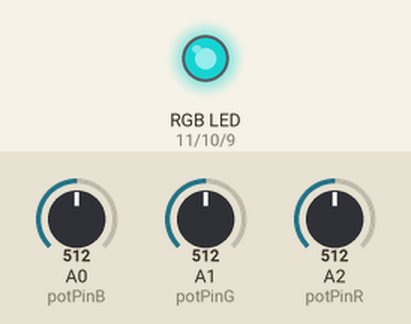
The sketch below on a simulated Arduino Uno, built with avr-gcc and run on an emulated ATmega328P. Parts: an RGB LED mixed from three pins (HIGH = lit). The test bench sets the inputs (shaded band); at power-on: A0 (potPinB) = 512, A1 (potPinG) = 512, A2 (potPinR) = 512. Dim RGB values are drawn brighter than linear.

Above: at 1.2 s.
1.3 s: A0 (potPinB) set to 716
At 2.2 s:
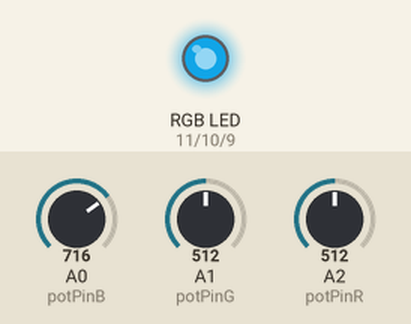
2.8 s: A1 (potPinG) set to 716
At 3.3 s:
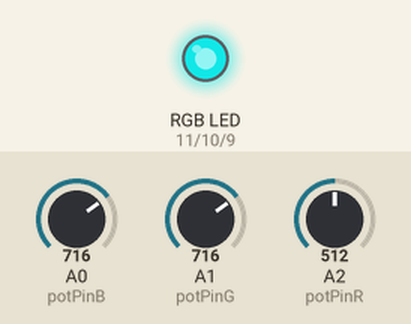
4.3 s: A2 (potPinR) set to 0
At 5.5 s:
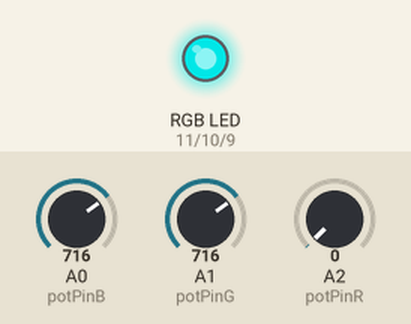
5.8 s: A0 (potPinB) set to 900
At 6.8 s:
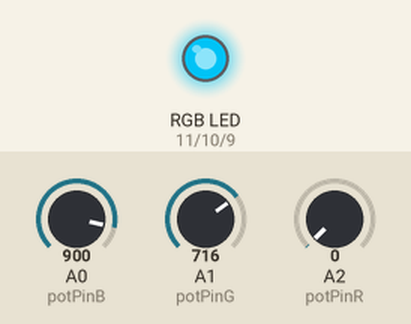
7.3 s: A2 (potPinR) set to 37
8.8 s: A2 (potPinR) set to 43
At 9.1 s:
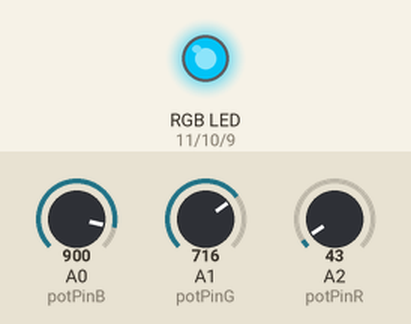
Timing chart, 0 to 11.3 s (numbered marks = the images above; inputs shaded):
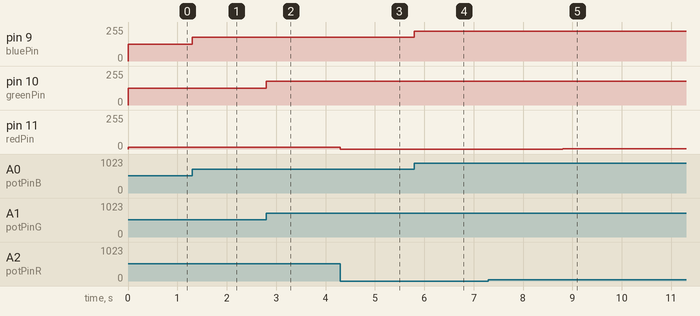

Measured:
- after the input at 1.3 s, pin 9 (bluePin): 127/255 → 178/255 at once
- after the input at 2.8 s, pin 10 (greenPin): 127/255 → 178/255 at once
- after the input at 4.3 s, pin 11 (redPin): 13/255 → 0/255 at once
- after the input at 5.8 s, pin 9 (bluePin): 178/255 → 224/255 at once
- after the input at 7.3 s, every drawn part: stays the same
- after the input at 8.8 s, pin 11 (redPin): 0/255 → 1/255 at once

The sketch:

RGBLed_and_3Potentiometers.ino
```cpp
const int potPinB = A0;
const int potPinG = A1;
const int potPinR = A2;
const int bluePin = 9; //BLUE
const int greenPin = 10; //GREEN
const int redPin = 11; //RED
unsigned int potValue_Blue = 0;
unsigned int potValue_Green = 0;
unsigned int potValue_Red = 0;
unsigned int blueValue = 0;
unsigned int greenValue = 0;
unsigned int redValue = 0;

void setup() {
  // put your setup code here, to run once:
  pinMode(potPinB, INPUT);
  pinMode(potPinG, INPUT);
  pinMode(potPinR, INPUT);
  pinMode(bluePin, OUTPUT);
  pinMode(greenPin, OUTPUT);
  pinMode(redPin, OUTPUT);
  Serial.begin(9600);
}

void readPotValues(unsigned int &potValueBlue, unsigned int &potValueGreen, unsigned int &potValueRed)
{
  potValueBlue = analogRead(potPinB);
  potValueGreen = analogRead(potPinG);
  potValueRed = analogRead(potPinR);
}

void SetColors(unsigned int Red, unsigned int Green, unsigned int Blue)
{
  analogWrite(bluePin, Blue);
  analogWrite(greenPin, Green);
  analogWrite(redPin, Red);
}

void loop() {
  // put your main code here, to run repeatedly:

  readPotValues(potValue_Blue, potValue_Green, potValue_Red);

  blueValue = map(potValue_Blue, 0, 1023, 0, 255);
  greenValue = map(potValue_Green, 0, 1023, 0, 255);
  redValue = map(potValue_Red, 0, 10023, 0, 255);

  SetColors(redValue, greenValue, blueValue);
}
```
